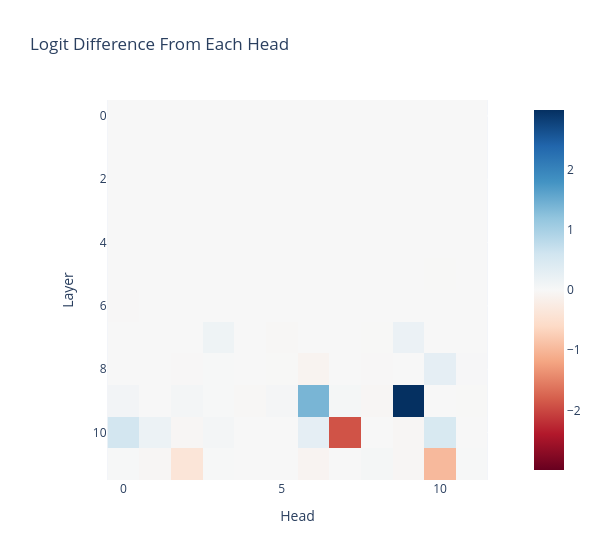

Notebook source saved alongside this figure:
### Markdown cell above
We can further break down the output of each attention layer into the sum of the outputs of each attention head. Each attention layer consists of 12 heads, which each act independently and additively.

<details> <summary>Decomposing attention output into sums of heads</summary>

The standard way to compute the output of an attention layer is by concatenating the mixed values of each head, and multiplying by a big output weight matrix. But as described in [A Mathematical Framework](https://transformer-circuits.pub/2021/framework/index.html) this is equivalent to splitting the output weight matrix into a per-head output (here `model.blocks[k].attn.W_O`) and adding them up (including an overall bias term for the entire layer).
</details>

### Code cell
per_head_residual, labels = cache.stack_head_results(layer=-1, pos_slice=-1, return_labels=True)
per_head_residual = einops.rearrange(per_head_residual, "(layer head) ... -> layer head ...", layer=model.cfg.n_layers)
per_head_logit_diffs = residual_stack_to_logit_diff(per_head_residual, cache)

imshow(
    per_head_logit_diffs,
    labels={"x": "Head", "y": "Layer"},
    title="Logit Difference From Each Head",
    width=600,
)

### Figure 1 — Plotly figure (JSON) as saved in the notebook; plotly's stock layout.template omitted (floating-point values rounded to 4 significant figures; data arrays with more than 128 entries replaced by an {"elided": "..."} marker saying what was removed)
{"data": [{"coloraxis": "coloraxis", "hovertemplate": "Head: %{x}<br>Layer: %{y}<br>color: %{z}<extra></extra>", "name": "0", "type": "heatmap", "xaxis": "x", "yaxis": "y", "z": {"elided": "12x12 float values"}}], "layout": {"coloraxis": {"autocolorscale": false, "cmid": 0, "colorscale": [[0, "rgb(103,0,31)"], [0.1, "rgb(178,24,43)"], [0.2, "rgb(214,96,77)"], [0.3, "rgb(244,165,130)"], [0.4, "rgb(253,219,199)"], [0.5, "rgb(247,247,247)"], [0.6, "rgb(209,229,240)"], [0.7, "rgb(146,197,222)"], [0.8, "rgb(67,147,195)"], [0.9, "rgb(33,102,172)"], [1, "rgb(5,48,97)"]]}, "title": {"text": "Logit Difference From Each Head"}, "width": 600, "xaxis": {"anchor": "y", "constrain": "domain", "domain": [0, 1], "scaleanchor": "y", "title": {"text": "Head"}}, "yaxis": {"anchor": "x", "autorange": "reversed", "constrain": "domain", "domain": [0, 1], "title": {"text": "Layer"}}}}
